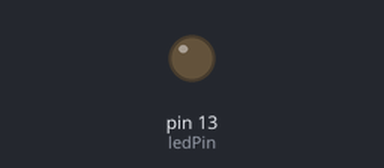
The sketch below on a simulated Arduino Uno, built with avr-gcc and run on an emulated ATmega328P. On the bench: output pins drawn as LEDs (lit = HIGH).

Above: at 0.8 s.
At 2.46 s:
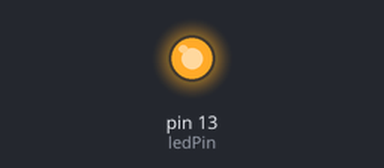
Timing chart, 0 to 3.0 s (numbered marks = the images above):
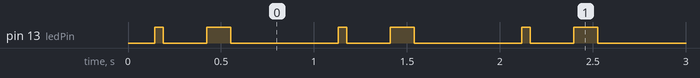

Measured:
- by itself, pin 13 (ledPin): repeats every 0.99 s: LOW 0.23 s, HIGH 0.13 s, LOW 0.58 s, HIGH 0.05 s
- by itself, everything shown: repeats every 0.99 s, in 4 steps

The sketch:

heartSim.ino
```cpp
//LED representation of heart beat.

unsigned int ledPin = 13;

int beatTime = 1500; //800 milliseconds for one beat.

double minPressure = 80; //80mm Hg
double minGlow = 5;
double minPressureTime = beatTime / 2; //estimated

extern int ledOutput = minGlow;

void setup()
{
  Serial.begin(9600);
  pinMode(ledPin,OUTPUT);
}

double aorticPressure = 120; //120mm Hg
double aorticGlow = 200;
double aorticPressureTime = beatTime / 4; //estimated

double afterAorticPressureFall = 100; //mmHg
double afterAorticFallGlow = map(afterAorticPressureFall, 80,120 , 0,200 );
double afterAorticTime = 1500 / 8; //estimated

double ventriolicPressure = 110; //mmHg
double ventriolicGlow = map(ventriolicPressure, 80,120 , 0,200 );
double ventriolicTime = beatTime / 8; //estimated

double aorticGlowTimeUnit = aorticPressureTime / ((aorticGlow - minGlow) / 5);
double minGlowTimeUnit = minPressureTime / ((ventriolicGlow - minGlow) / 5);
double afterAorticGlowTimeUnit = afterAorticTime / ((aorticGlow - afterAorticFallGlow) / 5);
double ventriolicGlowTimeUnit = ventriolicTime / ((ventriolicGlow - afterAorticFallGlow) / 5);


void loop()
{
  plotter(aorticGlow,aorticGlowTimeUnit,1);
  plotter(afterAorticFallGlow,afterAorticGlowTimeUnit,0);
  //delay(50);
  plotter(ventriolicGlow,ventriolicGlowTimeUnit,1);
  plotter(minGlow,minGlowTimeUnit,0);
}

int plotter(double glow, double unitTime,bool slope)
{
  if (slope)
  {
    for (; ledOutput <= glow; ledOutput *= 5)
    {
      analogWrite(ledPin,ledOutput);
      delay(unitTime*5);
    }
  }
   else
  {
    for (; ledOutput >= glow; ledOutput /= 5)
    {
      analogWrite(ledPin,ledOutput);
      delay(unitTime*5);
    }

  }
}
```
